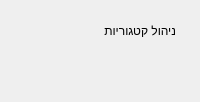
<?xml version="1.0" encoding="UTF-8"?>
<ui version="4.0">
 <class>SnipsCategoriesPage</class>
 <widget class="QWidget" name="SnipsCategoriesPage">
  <layout class="QVBoxLayout" name="main_layout">
   <property name="leftMargin"><number>24</number></property>
   <property name="topMargin"><number>24</number></property>
   <property name="rightMargin"><number>24</number></property>
   <property name="bottomMargin"><number>24</number></property>
   <item>
    <widget class="QLabel" name="lbl_title">
     <property name="text"><string>ניהול קטגוריות</string></property>
    </widget>
   </item>
   <item>
    <spacer name="vertical_spacer">
     <property name="orientation"><enum>Qt::Orientation::Vertical</enum></property>
     <property name="sizeType"><enum>QSizePolicy::Policy::Expanding</enum></property>
     <property name="sizeHint" stdset="0"><size><width>20</width><height>40</height></size></property>
    </spacer>
   </item>
  </layout>
 </widget>
 <resources/>
 <connections/>
</ui>
